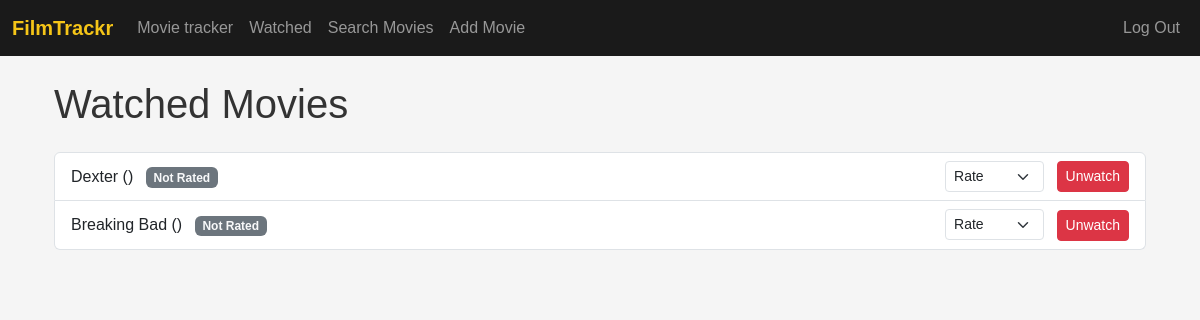
The app's page /watched (signed in), older data.
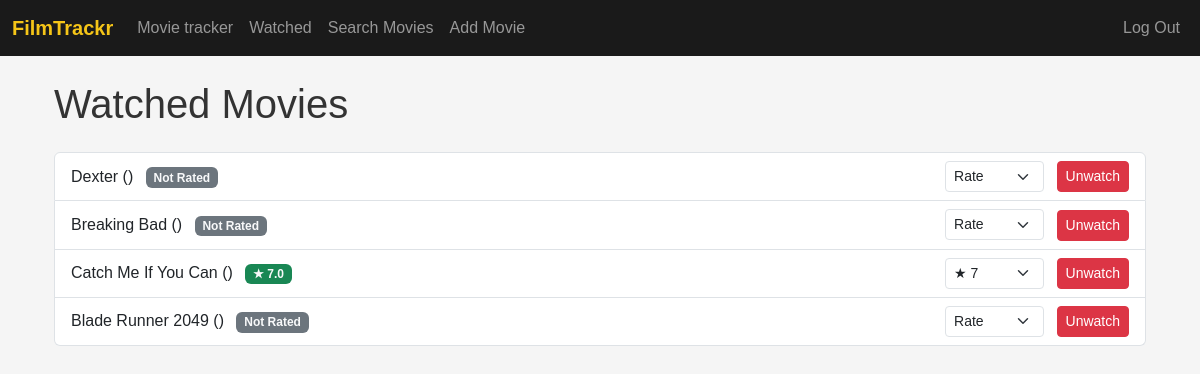
The same page, newer data.
### tables this page shows
CREATE TABLE movies (
        id           INTEGER PRIMARY KEY AUTOINCREMENT,
        title        TEXT    NOT NULL,
        genre        TEXT    NOT NULL,
        mood         TEXT    NOT NULL,
        description  TEXT,
        release_year INTEGER,
        rating       REAL
    , image_path   TEXT DEFAULT '_not-found.jpg');

CREATE TABLE "watched_movies" (
    user_id  INTEGER NOT NULL,
    movie_id INTEGER NOT NULL,
    rating   REAL,
    PRIMARY KEY (user_id, movie_id),
    FOREIGN KEY (user_id) REFERENCES users(id),
    FOREIGN KEY (movie_id) REFERENCES movies(id)
);

### app.py (the view)
@app.route("/watched", methods=["GET"])
@login_required
def watched_movies():
    user_id = session["user_id"]
    watched_movies = db.execute(
        """
        SELECT m.id, m.title, wm.rating
          FROM movies m
          JOIN watched_movies wm ON m.id = wm.movie_id
         WHERE wm.user_id = ?;
        """,
        user_id,
    )
    return render_template("watched_movies.html", watched_movies=watched_movies)

### helpers.py (called while the page is built)
def login_required(f):
    @wraps(f)
    def decorated_function(*args, **kwargs):
        if session.get("user_id") is None:
            return redirect("/login")
        return f(*args, **kwargs)
    return decorated_function

### templates/watched_movies.html (shortened to what this page needs)
{% extends "layout.html" %}
{% block body %}
<div class="container mt-4">
    <h1 class="mb-4">Watched Movies</h1>
    {% if watched_movies %}
        <ul class="list-group">
            {% for movie in watched_movies %}
                <li class="list-group-item d-flex justify-content-between align-items-center">
                    <div>
                        <a href="/movie/{{ movie.id }}" class="text-decoration-none text-dark movie-title">{{ movie.title }} ({{ movie.release_year }})</a>
                        {% if movie.rating %}
                            <span class="badge
                                {% if movie.rating <= 5 %}bg-danger text-light
                                {% else %}bg-success text-light
                                {% endif %} ms-2">★ {{ movie.rating }}</span>
                        {% else %}
                            <span class="badge bg-secondary text-light ms-2">Not Rated</span>
                        {% endif %}
                    </div>
                    <div>
                        <form method="POST" action="/rate-movie" class="d-inline me-2">
                            <select class="form-select form-select-sm d-inline w-auto" name="rating" onchange="this.form.submit()">
                                <option disabled selected>Rate</option>
                                {% for i in range(1, 11) %}
                                    <option value="{{ i }}" {% if movie.rating == i %}selected{% endif %}>★ {{ i }}</option>
                                {% endfor %}
                            </select>
                        </form>
                        <form method="POST" action="/mark-unwatched" class="d-inline">
                            <button type="submit" class="btn btn-sm btn-danger">Unwatch</button>
                        </form>
                    </div>
                </li>
            {% endfor %}
        </ul>
    {% else %}
        <p class="text-center text-muted">You haven't watched any movies yet.</p>
    {% endif %}
</div>
{% endblock %}

Row changes from the older to the newer data that the page shows:
added watched_movies: title "Catch Me If You Can", rating "7.0", rating "★ 7"
now on this page (row unchanged): movies: title "Blade Runner 2049", shows "Not Rated"
